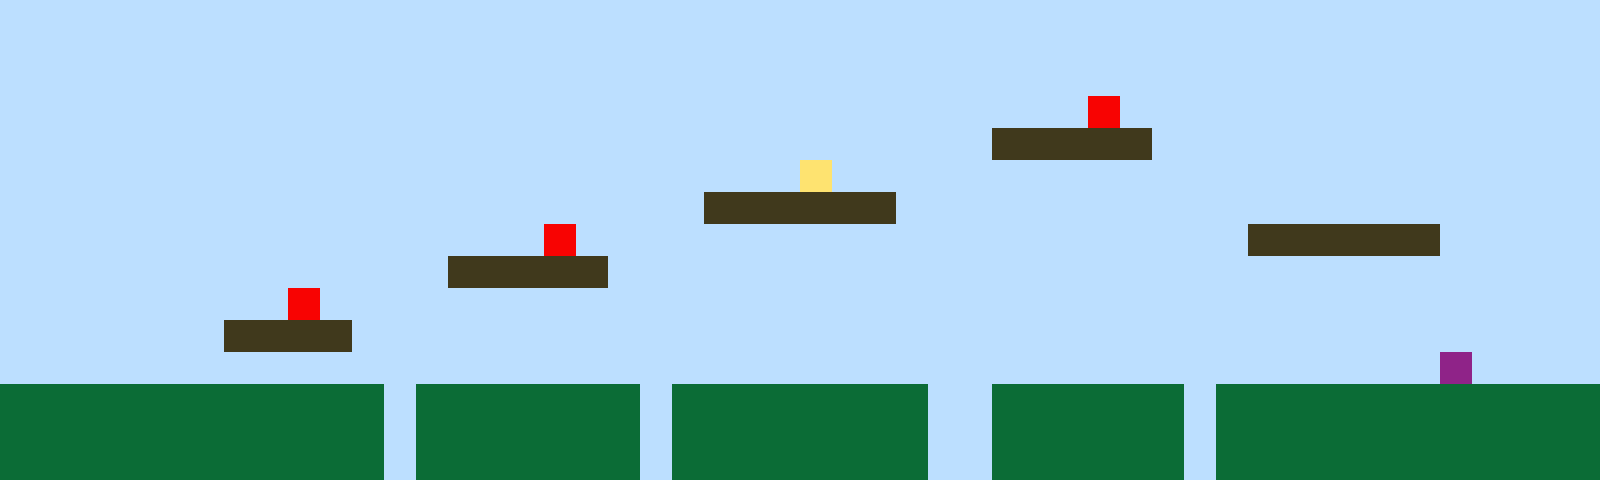

This is a level from a 2D game, rendered from its Tiled map with the project's own tilesets. A one-line summary and the complete map file follow:
An orthogonal 50x15 tile map with 32x32 px tiles, 1 tile layer (Tile Layer 1).

<map version="1.10" tiledversion="1.11.2" orientation="orthogonal" renderorder="right-up" width="50" height="15" tilewidth="32" tileheight="32" infinite="0" nextlayerid="2" nextobjectid="1"><editorsettings><export target="map1.csv" format="csv" /></editorsettings><tileset firstgid="1" name="sprites" tilewidth="32" tileheight="32" tilecount="6" columns="3"><image source="sprites.png" width="96" height="64" /></tileset><layer id="1" name="Tile Layer 1" width="50" height="15"><data encoding="csv">1,1,1,1,1,1,1,1,1,1,1,1,1,1,1,1,1,1,1,1,1,1,1,1,1,1,1,1,1,1,1,1,1,1,1,1,1,1,1,1,1,1,1,1,1,1,1,1,1,1,1,1,1,1,1,1,1,1,1,1,1,1,1,1,1,1,1,1,1,1,1,1,1,1,1,1,1,1,1,1,1,1,1,1,1,1,1,1,1,1,1,1,1,1,1,1,1,1,1,1,1,1,1,1,1,1,1,1,1,1,1,1,1,1,1,1,1,1,1,1,1,1,1,1,1,1,1,1,1,1,1,1,1,1,1,1,1,1,1,1,1,1,1,1,1,1,1,1,1,1,1,1,1,1,1,1,1,1,1,1,1,1,1,1,1,1,1,1,1,1,1,1,1,1,1,1,1,1,1,1,1,1,1,1,5,1,1,1,1,1,1,1,1,1,1,1,1,1,1,1,1,1,1,1,1,1,1,1,1,1,1,1,1,1,1,1,1,1,1,1,1,1,1,1,1,1,1,1,1,1,1,3,3,3,3,3,1,1,1,1,1,1,1,1,1,1,1,1,1,1,1,1,1,1,1,1,1,1,1,1,1,1,1,1,1,1,1,1,1,1,1,1,1,1,1,4,1,1,1,1,1,1,1,1,1,1,1,1,1,1,1,1,1,1,1,1,1,1,1,1,1,1,1,1,1,1,1,1,1,1,1,1,1,1,1,1,1,1,1,1,1,1,3,3,3,3,3,3,1,1,1,1,1,1,1,1,1,1,1,1,1,1,1,1,1,1,1,1,1,1,1,1,1,1,1,1,1,1,1,1,1,1,1,1,1,1,1,5,1,1,1,1,1,1,1,1,1,1,1,1,1,1,1,1,1,1,1,1,1,3,3,3,3,3,3,1,1,1,1,1,1,1,1,1,1,1,1,1,1,1,1,1,1,1,3,3,3,3,3,1,1,1,1,1,1,1,1,1,1,1,1,1,1,1,1,1,1,1,1,1,1,1,1,1,1,1,1,1,1,1,1,1,1,1,1,1,1,1,1,5,1,1,1,1,1,1,1,1,1,1,1,1,1,1,1,1,1,1,1,1,1,1,1,1,1,1,1,1,1,1,1,1,1,1,1,1,1,1,1,1,1,1,1,1,1,1,1,3,3,3,3,1,1,1,1,1,1,1,1,1,1,1,1,1,1,1,1,1,1,1,1,1,1,1,1,1,1,1,1,1,1,1,1,1,1,1,1,1,1,1,1,1,1,1,1,1,1,1,1,1,1,1,1,1,1,1,1,1,1,1,1,1,1,1,1,1,1,1,1,1,1,1,1,1,1,1,1,1,1,1,1,1,1,1,1,6,1,1,1,1,2,2,2,2,2,2,2,2,2,2,2,2,1,2,2,2,2,2,2,2,1,2,2,2,2,2,2,2,2,1,1,2,2,2,2,2,2,1,2,2,2,2,2,2,2,2,2,2,2,2,2,2,2,2,2,2,2,2,2,2,2,2,1,2,2,2,2,2,2,2,1,2,2,2,2,2,2,2,2,1,1,2,2,2,2,2,2,1,2,2,2,2,2,2,2,2,2,2,2,2,2,2,2,2,2,2,2,2,2,2,2,2,1,2,2,2,2,2,2,2,1,2,2,2,2,2,2,2,2,1,1,2,2,2,2,2,2,1,2,2,2,2,2,2,2,2,2,2,2,2</data></layer></map>
